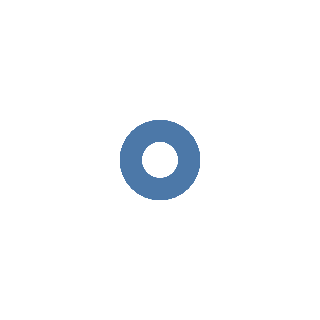

Notebook source saved alongside this figure:
### Code cell
alt.Chart(idh_distrital5_ica).mark_point()

### Figure 1 — Vega-Lite specification as saved in the notebook (floating-point values rounded to 4 significant figures)
{"config": {"view": {"continuousWidth": 300, "continuousHeight": 300}}, "data": {"name": "data-19e21301587965486c971a988be8042f"}, "mark": {"type": "point"}, "$schema": "https://vega.github.io/schema/vega-lite/v5.16.3.json", "datasets": {"data-19e21301587965486c971a988be8042f": [{"ubigeo": 110101, "distrital": "Ica                                     ", "poblacion": 150280, "idhumano": 0.6549, "esperanza_vida": 81.83, "secundaria_completa": 80.96, "años_educacion": 11.47, "ingreso_fam": 1020.0}, {"ubigeo": 110102, "distrital": "La Tinguiña                             ", "poblacion": 39574, "idhumano": 0.633, "esperanza_vida": 83.93, "secundaria_completa": 77.24, "años_educacion": 10.1, "ingreso_fam": 982.4}, {"ubigeo": 110103, "distrital": "Los Aquijes                             ", "poblacion": 21963, "idhumano": 0.6347, "esperanza_vida": 80.79, "secundaria_completa": 75.27, "años_educacion": 9.576, "ingreso_fam": 1091.0}, {"ubigeo": 110104, "distrital": "Ocucaje                                 ", "poblacion": 4392, "idhumano": 0.5825, "esperanza_vida": 80.06, "secundaria_completa": 70.76, "años_educacion": 8.131, "ingreso_fam": 980.4}, {"ubigeo": 110105, "distrital": "Pachacutec                              ", "poblacion": 7411, "idhumano": 0.626, "esperanza_vida": 82.98, "secundaria_completa": 74.53, "años_educacion": 9.386, "ingreso_fam": 1027.0}, {"ubigeo": 110106, "distrital": "Parcona                                 ", "poblacion": 54047, "idhumano": 0.6177, "esperanza_vida": 83.82, "secundaria_completa": 77.69, "años_educacion": 10.16, "ingreso_fam": 911.3}, {"ubigeo": 110107, "distrital": "Pueblo Nuevo                            ", "poblacion": 6395, "idhumano": 0.6052, "esperanza_vida": 80.74, "secundaria_completa": 71.91, "años_educacion": 10.03, "ingreso_fam": 945.9}, {"ubigeo": 110108, "distrital": "Salas                                   ", "poblacion": 25767, "idhumano": 0.5941, "esperanza_vida": 81.38, "secundaria_completa": 67.29, "años_educacion": 8.738, "ingreso_fam": 994.4}, {"ubigeo": 110109, "distrital": "San Jose De Los Molinos  ", "poblacion": 6987, "idhumano": 0.6266, "esperanza_vida": 80.89, "secundaria_completa": 77.29, "años_educacion": 8.827, "ingreso_fam": 1088.0}, {"ubigeo": 110110, "distrital": "San Juan Bautista                       ", "poblacion": 13846, "idhumano": 0.6454, "esperanza_vida": 84.13, "secundaria_completa": 75.85, "años_educacion": 10.44, "ingreso_fam": 1025.0}, {"ubigeo": 110111, "distrital": "Santiago                                ", "poblacion": 27645, "idhumano": 0.62, "esperanza_vida": 84.14, "secundaria_completa": 76.16, "años_educacion": 8.945, "ingreso_fam": 997.8}, {"ubigeo": 110112, "distrital": "Subtanjalla                             ", "poblacion": 27387, "idhumano": 0.6368, "esperanza_vida": 81.48, "secundaria_completa": 77.12, "años_educacion": 10.58, "ingreso_fam": 1014.0}, {"ubigeo": 110113, "distrital": "Tate                                    ", "poblacion": 4709, "idhumano": 0.6012, "esperanza_vida": 80.41, "secundaria_completa": 74.11, "años_educacion": 9.789, "ingreso_fam": 933.2}, {"ubigeo": 110114, "distrital": "Yauca Del Rosario     ", "poblacion": 1116, "idhumano": 0.3917, "esperanza_vida": 77.89, "secundaria_completa": 53.33, "años_educacion": 6.588, "ingreso_fam": 431.3}, {"ubigeo": 110201, "distrital": "Chincha Alta                            ", "poblacion": 66349, "idhumano": 0.6126, "esperanza_vida": 83.14, "secundaria_completa": 71.4, "años_educacion": 10.12, "ingreso_fam": 939.0}, {"ubigeo": 110202, "distrital": "Alto Laran                              ", "poblacion": 7783, "idhumano": 0.5726, "esperanza_vida": 81.86, "secundaria_completa": 58.87, "años_educacion": 8.184, "ingreso_fam": 984.3}, {"ubigeo": 110203, "distrital": "Chavin                                  ", "poblacion": 2071, "idhumano": 0.6254, "esperanza_vida": 80.29, "secundaria_completa": 50.0, "años_educacion": 10.8, "ingreso_fam": 1198.0}, {"ubigeo": 110204, "distrital": "Chincha Baja                            ", "poblacion": 13009, "idhumano": 0.5753, "esperanza_vida": 83.91, "secundaria_completa": 70.73, "años_educacion": 8.616, "ingreso_fam": 855.3}, {"ubigeo": 110205, "distrital": "El Carmen                               ", "poblacion": 12369, "idhumano": 0.5446, "esperanza_vida": 82.97, "secundaria_completa": 62.23, "años_educacion": 7.895, "ingreso_fam": 832.2}, {"ubigeo": 110206, "distrital": "Grocio Prado                            ", "poblacion": 25294, "idhumano": 0.5914, "esperanza_vida": 85.77, "secundaria_completa": 68.9, "años_educacion": 8.855, "ingreso_fam": 895.3}, {"ubigeo": 110207, "distrital": "Pueblo Nuevo                            ", "poblacion": 62604, "idhumano": 0.5983, "esperanza_vida": 84.68, "secundaria_completa": 67.75, "años_educacion": 9.715, "ingreso_fam": 898.6}, {"ubigeo": 110208, "distrital": "San Juan De Yanac    ", "poblacion": 1129, "idhumano": 0.3567, "esperanza_vida": 76.19, "secundaria_completa": 53.85, "años_educacion": 7.33, "ingreso_fam": 321.4}, {"ubigeo": 110209, "distrital": "San Pedro De Huacarpana  ", "poblacion": 992, "idhumano": 0.3418, "esperanza_vida": 81.87, "secundaria_completa": 68.29, "años_educacion": 6.485, "ingreso_fam": 253.8}, {"ubigeo": 110210, "distrital": "Sunampe                                 ", "poblacion": 29079, "idhumano": 0.61, "esperanza_vida": 85.79, "secundaria_completa": 68.32, "años_educacion": 9.243, "ingreso_fam": 957.9}, {"ubigeo": 110211, "distrital": "Tambo De Mora    ", "poblacion": 5434, "idhumano": 0.603, "esperanza_vida": 81.92, "secundaria_completa": 66.11, "años_educacion": 9.29, "ingreso_fam": 999.6}, {"ubigeo": 110301, "distrital": "Nazca                                   ", "poblacion": 27632, "idhumano": 0.6069, "esperanza_vida": 81.54, "secundaria_completa": 71.32, "años_educacion": 9.764, "ingreso_fam": 959.5}, {"ubigeo": 110302, "distrital": "Changuillo                              ", "poblacion": 1950, "idhumano": 0.5458, "esperanza_vida": 85.54, "secundaria_completa": 58.56, "años_educacion": 6.953, "ingreso_fam": 896.6}, {"ubigeo": 110303, "distrital": "El Ingenio                              ", "poblacion": 3134, "idhumano": 0.5815, "esperanza_vida": 86.08, "secundaria_completa": 65.37, "años_educacion": 7.76, "ingreso_fam": 944.0}, {"ubigeo": 110304, "distrital": "Marcona                                 ", "poblacion": 15981, "idhumano": 0.679, "esperanza_vida": 82.49, "secundaria_completa": 73.61, "años_educacion": 10.6, "ingreso_fam": 1227.0}, {"ubigeo": 110305, "distrital": "Vista Alegre                            ", "poblacion": 20460, "idhumano": 0.6097, "esperanza_vida": 86.34, "secundaria_completa": 71.56, "años_educacion": 9.103, "ingreso_fam": 935.8}, {"ubigeo": 110401, "distrital": "Palpa                                   ", "poblacion": 7748, "idhumano": 0.6191, "esperanza_vida": 84.72, "secundaria_completa": 79.44, "años_educacion": 9.275, "ingreso_fam": 943.8}, {"ubigeo": 110402, "distrital": "Llipata                                 ", "poblacion": 1555, "idhumano": 0.5898, "esperanza_vida": 85.16, "secundaria_completa": 83.7, "años_educacion": 8.388, "ingreso_fam": 844.3}, {"ubigeo": 110403, "distrital": "Rio Grande                              ", "poblacion": 2658, "idhumano": 0.5954, "esperanza_vida": 84.95, "secundaria_completa": 80.98, "años_educacion": 8.593, "ingreso_fam": 871.7}, {"ubigeo": 110404, "distrital": "Santa Cruz                              ", "poblacion": 927, "idhumano": 0.5744, "esperanza_vida": 84.34, "secundaria_completa": 73.68, "años_educacion": 8.415, "ingreso_fam": 841.2}, {"ubigeo": 110405, "distrital": "Tibillo                                 ", "poblacion": 344, "idhumano": 0.5789, "esperanza_vida": 76.69, "secundaria_completa": 66.67, "años_educacion": 7.47, "ingreso_fam": 1111.0}, {"ubigeo": 110501, "distrital": "Pisco                                   ", "poblacion": 67467, "idhumano": 0.5771, "esperanza_vida": 76.21, "secundaria_completa": 72.21, "años_educacion": 10.1, "ingreso_fam": 889.5}, {"ubigeo": 110502, "distrital": "Huancano                                ", "poblacion": 1379, "idhumano": 0.5333, "esperanza_vida": 71.84, "secundaria_completa": 85.84, "años_educacion": 8.061, "ingreso_fam": 813.6}, {"ubigeo": 110503, "distrital": "Humay                                   ", "poblacion": 5408, "idhumano": 0.5544, "esperanza_vida": 71.23, "secundaria_completa": 72.29, "años_educacion": 7.59, "ingreso_fam": 1039.0}, {"ubigeo": 110504, "distrital": "Independencia                           ", "poblacion": 12987, "idhumano": 0.5531, "esperanza_vida": 74.32, "secundaria_completa": 72.03, "años_educacion": 8.052, "ingreso_fam": 936.0}, {"ubigeo": 110505, "distrital": "Paracas                                 ", "poblacion": 7147, "idhumano": 0.6278, "esperanza_vida": 75.95, "secundaria_completa": 67.58, "años_educacion": 9.551, "ingreso_fam": 1217.0}, {"ubigeo": 110506, "distrital": "San Andres                              ", "poblacion": 13767, "idhumano": 0.5178, "esperanza_vida": 76.75, "secundaria_completa": 64.21, "años_educacion": 9.224, "ingreso_fam": 719.7}, {"ubigeo": 110507, "distrital": "San Clemente                            ", "poblacion": 24814, "idhumano": 0.5649, "esperanza_vida": 75.94, "secundaria_completa": 72.3, "años_educacion": 8.654, "ingreso_fam": 920.8}, {"ubigeo": 110508, "distrital": "Tupac Amaru Inca   ", "poblacion": 17775, "idhumano": 0.5618, "esperanza_vida": 75.77, "secundaria_completa": 69.26, "años_educacion": 9.292, "ingreso_fam": 889.7}]}}
